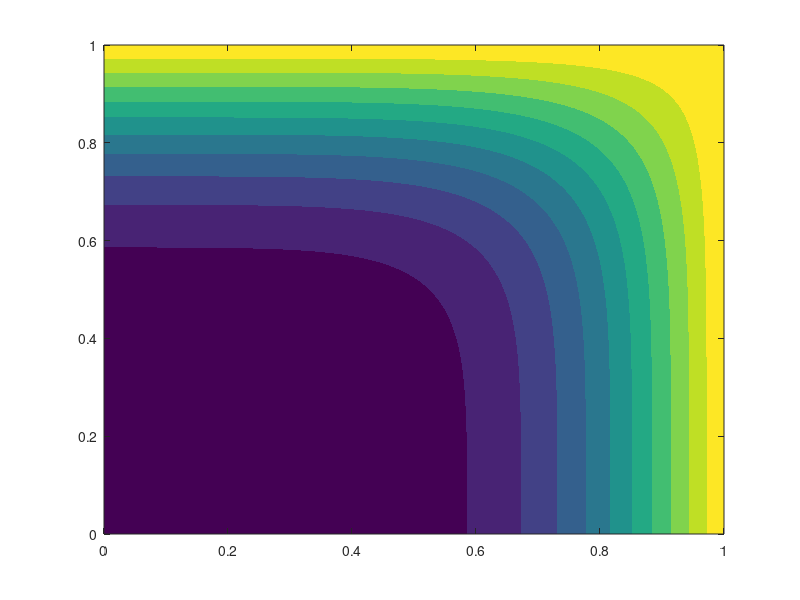
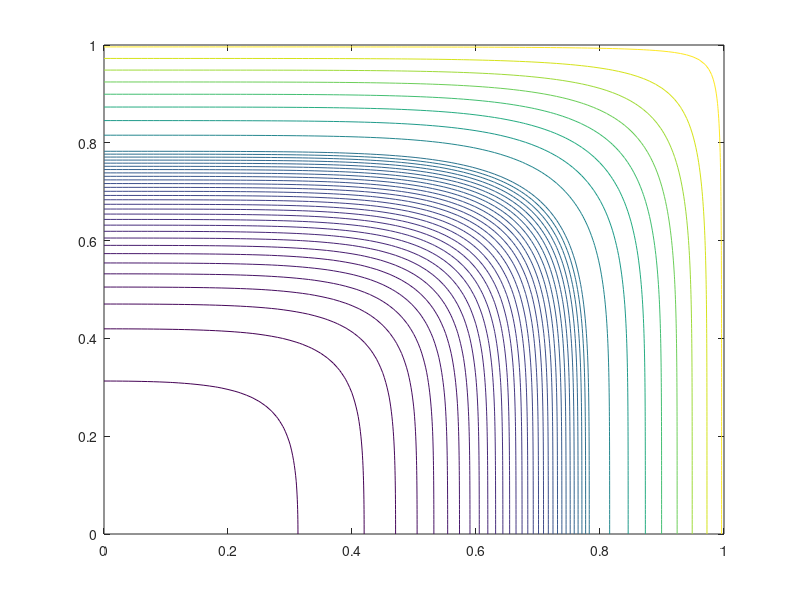

The MATLAB script that drew these images, in order:
clear all
close all
clc

Lx = 1.0;
Ly = 1.0;

Nx = 100;
Ny = 100;

dx = Lx/Nx;
dy = Ly/Ny;

x = linspace(0,Lx,Nx+1);
y = linspace(0,Ly,Ny+1);

[X,Y]=meshgrid(x,y);
X=X';
Y=Y';

T = zeros(Nx+2,Ny+2);
T = T+(20+273);

t = 300.0;

alpha = 10^-4;
k = 205.0;
g = 0;

dt = (1/(2*alpha))*(1/((1/(dx^2))+(1/(dy^2))));

nt = ceil(t/dt);

tstep = 0;

% Boundary Condition Parameters

q1 = 0;
q2 = 0;

T1 = 100+273;
T2 = 100+273;

while (tstep < nt)
    
    T_old = T;
    

    T(2:Nx+1,2:Ny+1)= T_old(2:Nx+1,2:Ny+1)+(((T_old(2:Nx+1,3:Ny+2)+T_old(2:Nx+1,1:Ny)-T_old(2:Nx+1,2:Ny+1).*2)/(dy*dy))...\
                                           +((T_old(3:Nx+2,2:Ny+1)+T_old(1:Nx,2:Ny+1)-T_old(2:Nx+1,2:Ny+1).*2)/(dx*dx)))*alpha*dt + (dt/k)*g;
    
      
                                       
    T(1,:) = T(2,:) + (q1*dx)/k;
    T(:,1) = T(:,2) + (q2*dx)/k;

    T(Nx+2,:) = 2*T1 - T(Nx+1,:);
    T(:,Ny+2) = 2*T2 - T(:,Ny+1);
    
 
    T_mid = T(Nx/2,Ny/2);
    
    if(T_mid >= 70+273)
        exit
    end
    %T_res = sum(sum((T-T_old).^2))/((Nx+2)*(Ny+2));
    
    %if (T_res < .000001 && T_res ~=0) 
    %    exit
    %end
    
    tstep = tstep + 1;
    
end

TT = (T(1:Nx+1,1:Ny+1)+T(1:Nx+1,2:Ny+2)+T(2:Nx+2,1:Ny+1)+T(2:Nx+2,2:Ny+2))/4;

figure
contourf(X,Y,TT-273,'LineStyle','none')
figure
contour(X,Y,TT-273,[linspace(0,50,50),linspace(50,350,50)])
